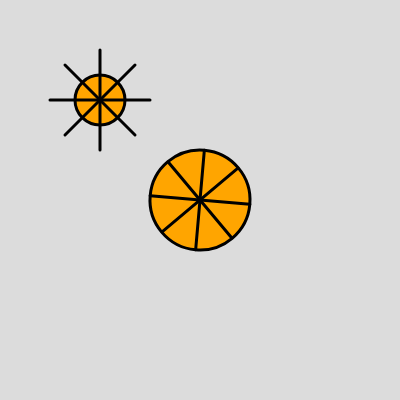
Frame 1 (no input)
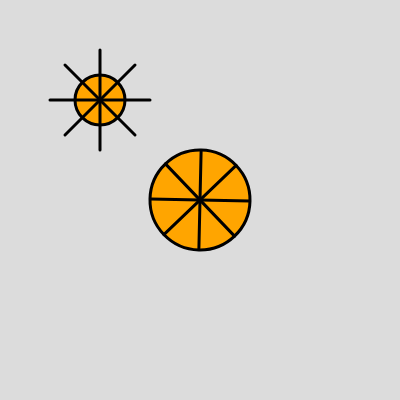
Frame 60 (no input)
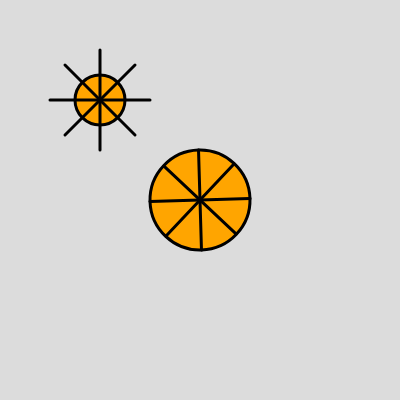
Frame 120 (the mouse pressed at the canvas centre since frame 60)

The p5.js sketch that drew these frames (run headless with seeded random() and noise() and a simulated clock; from frame 60 on, the mouse is pressed at the canvas centre):

// p5.js sketch
// ── sketch.js
let angle=5;
function setup() {
  createCanvas(400, 400);
  angleMode(DEGREES);
}

function draw() {
  background(220);
  //palla da basket
  // drawRotateBasketBall(angle);
  drawRotateBasketBall(200, 200, 100, angle);
  drawBasketball(100,100, 50);
  angle += 0.7;
} 

function drawRotateBasketBall(xCenter, yCenter,
   dBall, angle){
    push();
    //codice delle trasformazioni
    translate(xCenter,yCenter);
    rotate(angle);
    drawBasketball(0,0,dBall);
    pop();
}

// function idFunzioen(<lista dei paramteri) {corpo della funzione}
function drawBasketball(xCenter, yCenter, dBall) {
  fill(255,165,0);
  stroke(0);
  strokeWeight(3);
  circle(xCenter, yCenter, dBall);
  line(-50+xCenter,yCenter, 
    50+xCenter,0+yCenter);
  line(-35+xCenter,-35+yCenter,
    35+xCenter,35+yCenter);
  line(-35+xCenter,35+yCenter,
    35+xCenter,-35+yCenter);
  line(xCenter,50+yCenter,
    xCenter,-50+yCenter);
}
